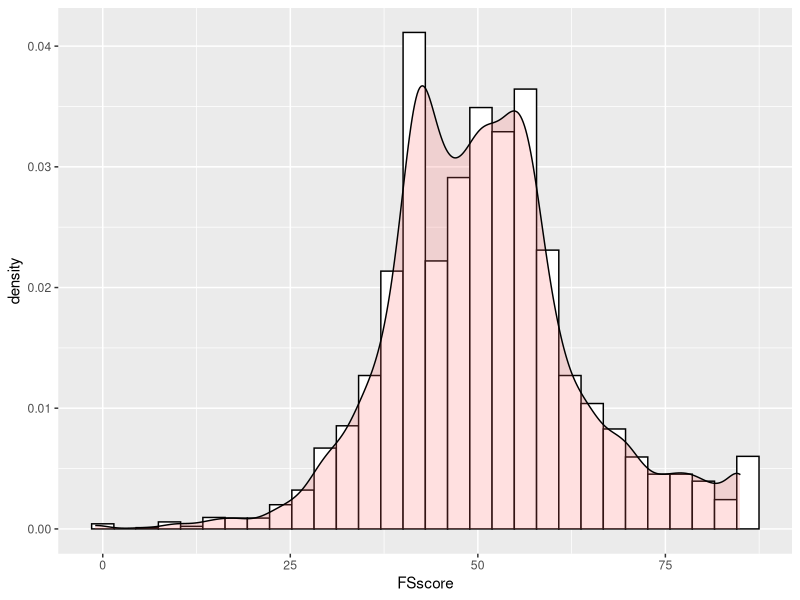
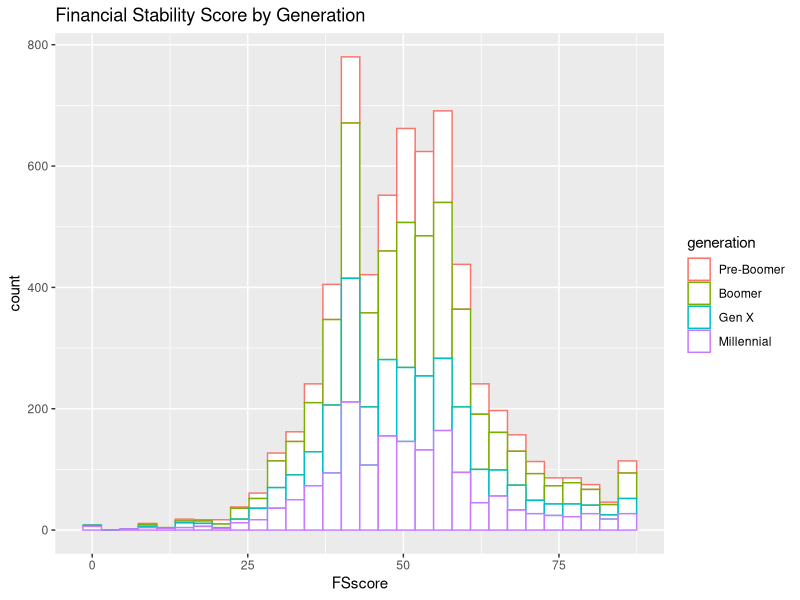
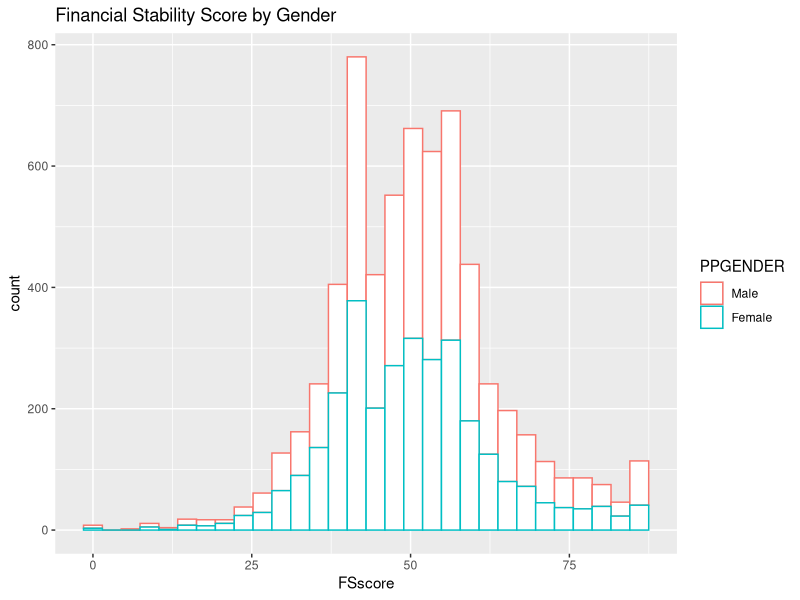
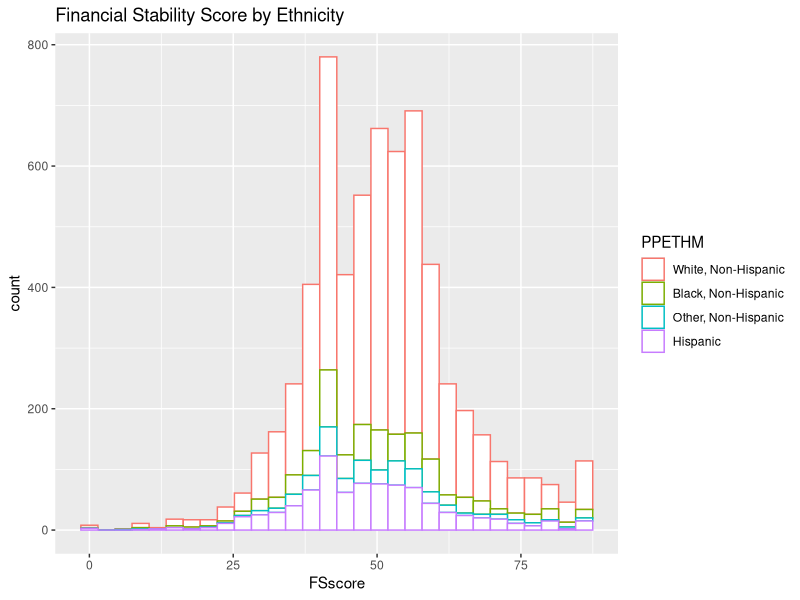
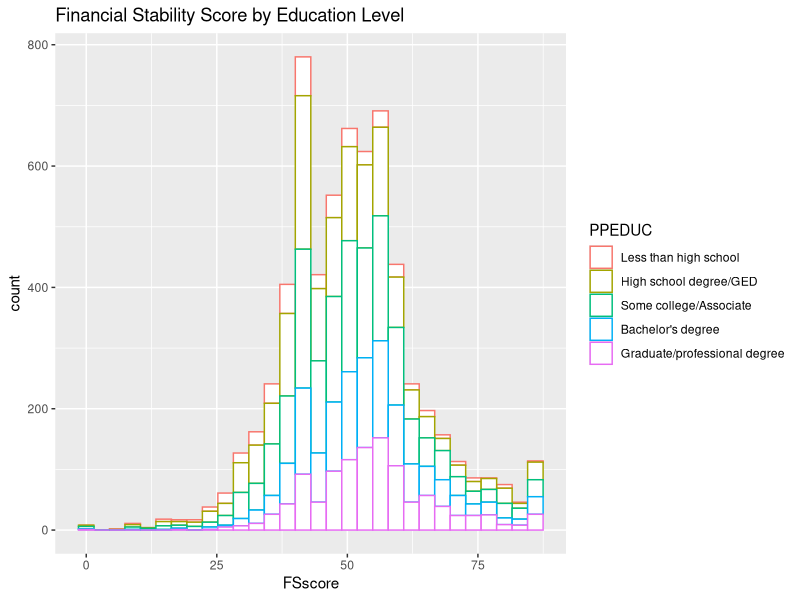
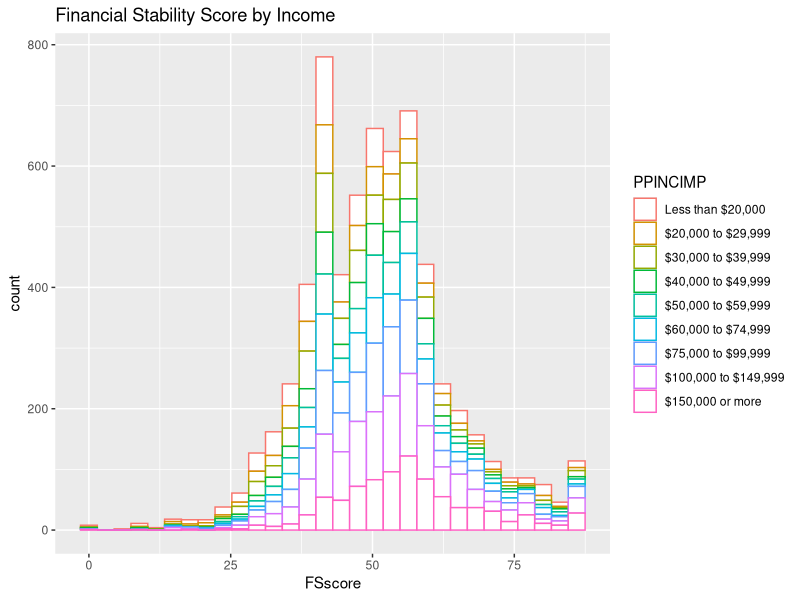
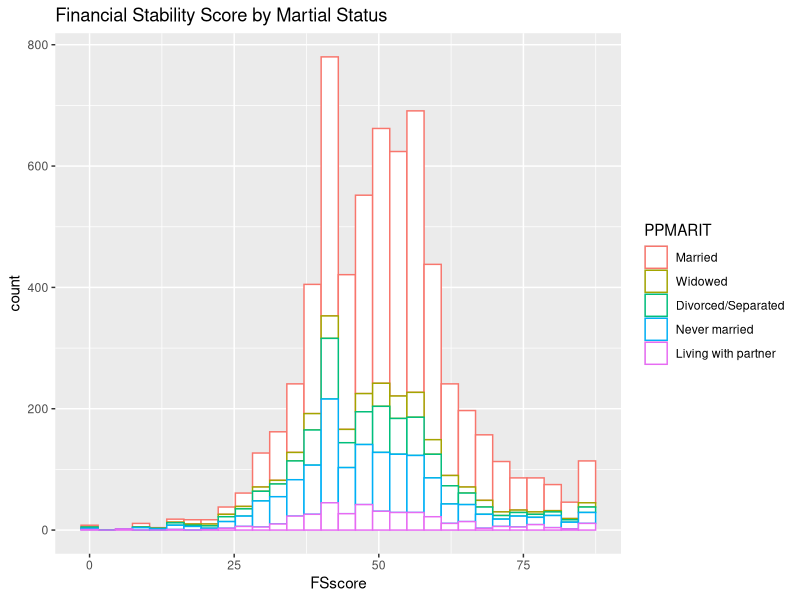
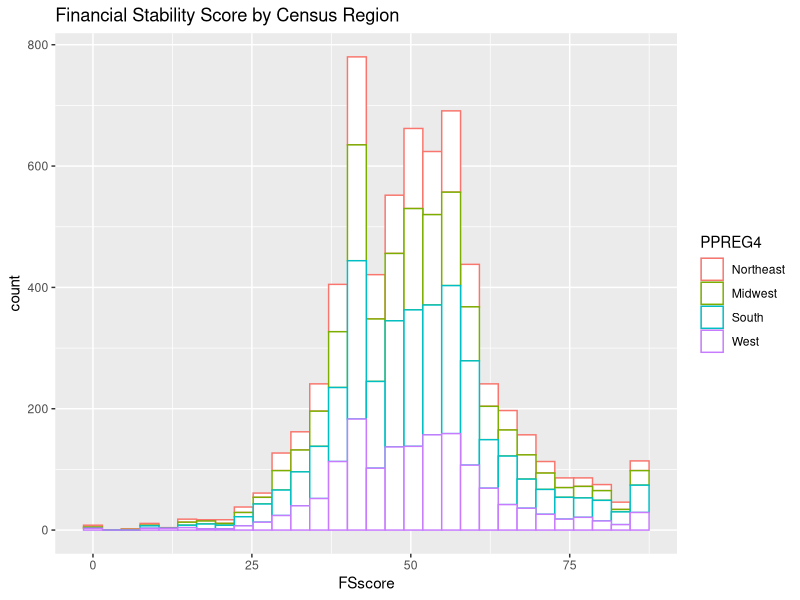

Generate these figures, in order, with R:
setwd("/Users/MorganSwaney/Desktop/Practicum 1")
FS.Data <- read.csv("NFWBS_PUF_2016_data_pared_down.csv", header = T)
head(FS.Data)
str(FS.Data)
summary(FS.Data)

library(plyr)
##I will change the lables to the data. This code is from Consumer Financial Protection Bureau
FS.Data$SWB_1 = revalue(factor(FS.Data$SWB_1), c(
  `-4` = "Response not written to database",
  `-1` = "Refused",
  `1` = "1 Strongly disagree",
  `2` = "2",
  `3` = "3",
  `4` = "4",
  `5` = "5",
  `6` = "6",
  `7` = "7 Strongly agree"
))
FS.Data$SWB_2 = revalue(factor(FS.Data$SWB_2), c(
  `-4` = "Response not written to database",
  `-1` = "Refused",
  `1` = "1 Strongly disagree",
  `2` = "2",
  `3` = "3",
  `4` = "4",
  `5` = "5",
  `6` = "6",
  `7` = "7 Strongly agree"
))
FS.Data$SWB_3 = revalue(factor(FS.Data$SWB_3), c(
  `-4` = "Response not written to database",
  `-1` = "Refused",
  `1` = "1 Strongly disagree",
  `2` = "2",
  `3` = "3",
  `4` = "4",
  `5` = "5",
  `6` = "6",
  `7` = "7 Strongly agree"
))
FS.Data$HOUSING = revalue(factor(FS.Data$HOUSING), c(
  `-1` = "Refused",
  `1` = "I own my home",
  `2` = "I rent",
  `3` = "I do not currently own or rent"
))
FS.Data$LIVINGARRANGEMENT = revalue(factor(FS.Data$LIVINGARRANGEMENT), c(
  `-1` = "Refused",
  `1` = "I am the only adult in the household",
  `2` = "I live with my spouse/partner/significant other",
  `3` = "I live in my parents' home",
  `4` = "I live with other family, friends, or roommates",
  `5` = "Some other arrangement"
))
FS.Data$SAVINGSRANGES = revalue(factor(FS.Data$SAVINGSRANGES), c(
  `-1` = "Refused",
  `1` = "0",
  `2` = "$1-99",
  `3` = "$100-999",
  `4` = "$1,000-4,999",
  `5` = "$5,000-19,999",
  `6` = "$20,000-74,999",
  `7` = "$75,000 or more",
  `98` = "I don't know",
  `99` = "Prefer not to say"
))
FS.Data$EARNERS = revalue(factor(FS.Data$EARNERS), c(
  `-1` = "Refused",
  `1` = "One",
  `2` = "Two",
  `3` = "More than two"
))
FS.Data$MANAGE2 = revalue(factor(FS.Data$MANAGE2), c(
  `-1` = "Refused",
  `1` = "Someone else takes care of all or most money matters in my household.",
  `2` = "Someone else and I take care of money matters in my household about the same.",
  `3` = "I take care of all or most money matters in my household."
))
FS.Data$HHEDUC = revalue(factor(FS.Data$HHEDUC), c(
  `-1` = "Refused",
  `1` = "Less than high school",
  `2` = "High school degree/GED",
  `3` = "Some college/Associate",
  `4` = "Bachelor's degree",
  `5` = "Graduate/professional degree"
))
FS.Data$KIDS_NoChildren = revalue(factor(FS.Data$KIDS_NoChildren), c(
  `-1` = "Refused",
  `0` = "Respondent financially supports children",
  `1` = "I have no children that I financially support"
))
FS.Data$EMPLOY = revalue(factor(FS.Data$EMPLOY), c(
  `1` = "Self-employed",
  `2` = "Work full-time for an employer or the military",
  `3` = "Work part-time for an employer or the military",
  `4` = "Homemaker",
  `5` = "Full-time student",
  `6` = "Permanently sick, disabled or unable to work",
  `7` = "Unemployed or temporarily laid off",
  `8` = "Retired",
  `99` = "Refused"
))
FS.Data$agecat = revalue(factor(FS.Data$agecat), c(
  `1` = "18-24",
  `2` = "25-34",
  `3` = "35-44",
  `4` = "45-54",
  `5` = "55-61",
  `6` = "62-69",
  `7` = "70-74",
  `8` = "75+"
))
FS.Data$generation = revalue(factor(FS.Data$generation), c(
  `1` = "Pre-Boomer",
  `2` = "Boomer",
  `3` = "Gen X",
  `4` = "Millennial"
))
FS.Data$PPEDUC = revalue(factor(FS.Data$PPEDUC), c(
  `1` = "Less than high school",
  `2` = "High school degree/GED",
  `3` = "Some college/Associate",
  `4` = "Bachelor's degree",
  `5` = "Graduate/professional degree"
))
FS.Data$PPETHM = revalue(factor(FS.Data$PPETHM), c(
  `1` = "White, Non-Hispanic",
  `2` = "Black, Non-Hispanic",
  `3` = "Other, Non-Hispanic",
  `4` = "Hispanic"
))
FS.Data$PPGENDER = revalue(factor(FS.Data$PPGENDER), c(
  `1` = "Male",
  `2` = "Female"
))
FS.Data$PPHHSIZE = revalue(factor(FS.Data$PPHHSIZE), c(
  `1` = "1",
  `2` = "2",
  `3` = "3",
  `4` = "4",
  `5` = "5+"
))
FS.Data$PPINCIMP = revalue(factor(FS.Data$PPINCIMP), c(
  `1` = "Less than $20,000",
  `2` = "$20,000 to $29,999",
  `3` = "$30,000 to $39,999",
  `4` = "$40,000 to $49,999",
  `5` = "$50,000 to $59,999",
  `6` = "$60,000 to $74,999",
  `7` = "$75,000 to $99,999",
  `8` = "$100,000 to $149,999",
  `9` = "$150,000 or more"
))
FS.Data$PPMARIT = revalue(factor(FS.Data$PPMARIT), c(
  `1` = "Married",
  `2` = "Widowed",
  `3` = "Divorced/Separated",
  `4` = "Never married",
  `5` = "Living with partner"
))
FS.Data$PPREG4 = revalue(factor(FS.Data$PPREG4), c(
  `1` = "Northeast",
  `2` = "Midwest",
  `3` = "South",
  `4` = "West"
))
FS.Data$PPREG9 = revalue(factor(FS.Data$PPREG9), c(
  `1` = "New England",
  `2` = "Mid-Atlantic",
  `3` = "East-North Central",
  `4` = "West-North Central",
  `5` = "South Atlantic",
  `6` = "East-South Central",
  `7` = "West-South Central",
  `8` = "Mountain",
  `9` = "Pacific"
))
str(FS.Data)

library(ggplot2)
ggplot(FS.Data, aes(x = FSscore)) + geom_histogram(aes(y =..density..), color = "black", fill = "white") + geom_density(alpha = .2, fill = "#FF6666")

ggplot(FS.Data, aes(x = FSscore, color = generation)) + geom_histogram(fill = "white") + ggtitle("Financial Stability Score by Generation")
ggplot(FS.Data, aes(x = FSscore, color = PPGENDER)) + geom_histogram(fill = "white") + ggtitle("Financial Stability Score by Gender")
ggplot(FS.Data, aes(x = FSscore, color = PPETHM)) + geom_histogram(fill = "white") + ggtitle("Financial Stability Score by Ethnicity")
ggplot(FS.Data, aes(x = FSscore, color = PPEDUC)) + geom_histogram(fill = "white") + ggtitle("Financial Stability Score by Education Level")
ggplot(FS.Data, aes(x = FSscore, color = PPINCIMP)) + geom_histogram(fill = "white") + ggtitle("Financial Stability Score by Income")
ggplot(FS.Data, aes(x = FSscore, color = PPMARIT)) + geom_histogram(fill = "white") + ggtitle("Financial Stability Score by Martial Status")
ggplot(FS.Data, aes(x = FSscore, color = PPREG4)) + geom_histogram(fill = "white") + ggtitle("Financial Stability Score by Census Region")
ggplot(FS.Data, aes(x = FSscore, color = SWB_1)) + geom_histogram(fill = "white") + ggtitle("Financial Stability Score by Life Satisfcation")
ggplot(FS.Data, aes(x = FSscore, color = SWB_2)) + geom_histogram(fill = "white") + ggtitle("Financial Stability Score by Future Optimism")
ggplot(FS.Data, aes(x = FSscore, color = SWB_3)) + geom_histogram(fill = "white") + ggtitle("Financial Stability Score by Work Hard Today = Sucessful Future")
ggplot(FS.Data, aes(x = FSscore, color = HOUSING)) + geom_histogram(fill = "white") + ggtitle("Financial Stability Score by Current Housing Situation")
ggplot(FS.Data, aes(x = FSscore, color = LIVINGARRANGEMENT)) + geom_histogram(fill = "white") + ggtitle("Financial Stability Score by Current Living Arrangement")
ggplot(FS.Data, aes(x = FSscore, color = SAVINGSRANGES)) + geom_histogram(fill = "white") + ggtitle("Financial Stability Score by Amount in Savings Account")
ggplot(FS.Data, aes(x = FSscore, color = EARNERS)) + geom_histogram(fill = "white") + ggtitle("Financial Stability Score by Number of People Contributing")
ggplot(FS.Data, aes(x = FSscore, color = MANAGE2)) + geom_histogram(fill = "white") + ggtitle("Financial Stability Score by Who Makes Financial Decisions")
ggplot(FS.Data, aes(x = FSscore, color = HHEDUC)) + geom_histogram(fill = "white") + ggtitle("Financial Stability Score by Education Level of All Members")
ggplot(FS.Data, aes(x = FSscore, color = KIDS_NoChildren)) + geom_histogram(fill = "white") + ggtitle("Financial Stability Score by Supporting Children")
ggplot(FS.Data, aes(x = FSscore, color = EMPLOY)) + geom_histogram(fill = "white") + ggtitle("Financial Stability Score by Primary Employment Status")
ggplot(FS.Data, aes(x = FSscore, color = agecat)) + geom_histogram(fill = "white") + ggtitle("Financial Stability Score by Age")
ggplot(FS.Data, aes(x = FSscore, color = PPHHSIZE)) + geom_histogram(fill = "white") + ggtitle("Financial Stability Score by House Hold Size")
ggplot(FS.Data, aes(x = FSscore, color = PPREG9)) + geom_histogram(fill = "white") + ggtitle("Financial Stability Score by Census Division")
ggplot(FS.Data, aes(x = FSscore, color = PAREDUC)) + geom_histogram(fill = "white") + ggtitle("Financial Stability Score by Highest Level of Education by People Who Raise Respondent")

